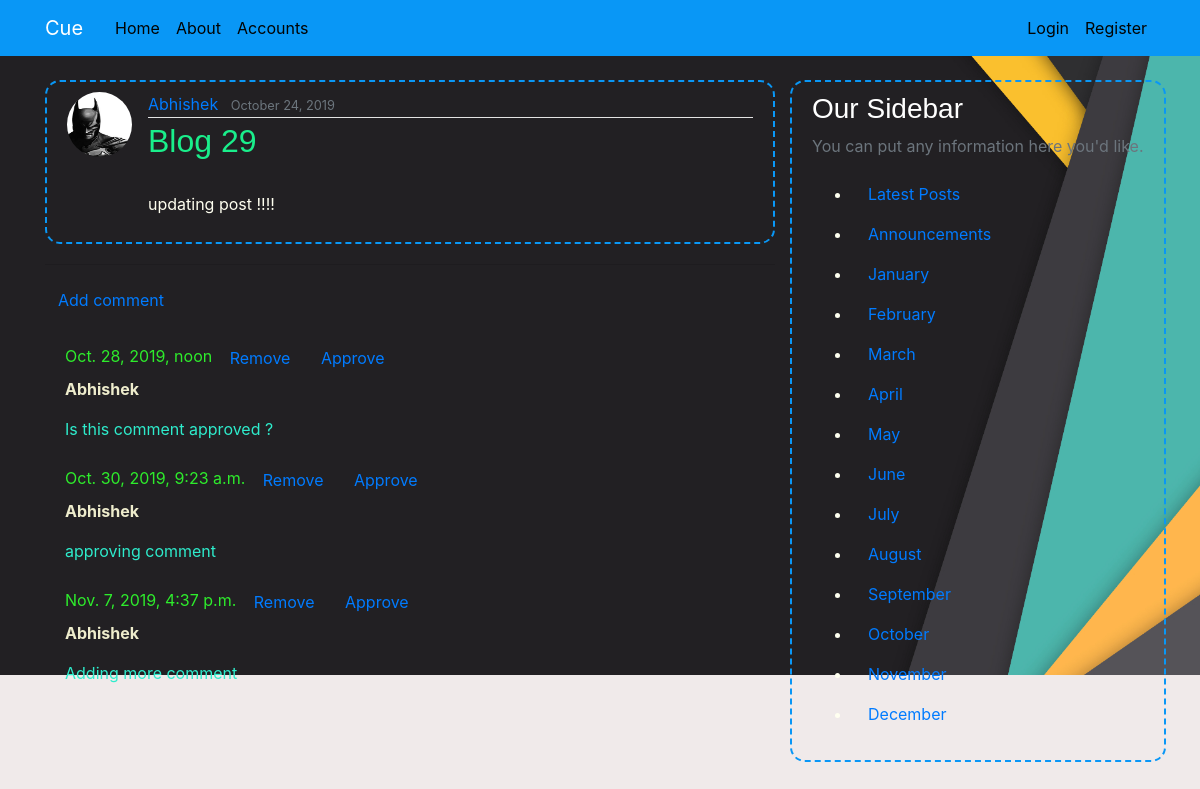
The page /post/30/ on the database its author committed.
### blog/models.py (models this page shows, shortened)
class Post(models.Model):
    title = models.CharField(max_length = 100)
    content = models.TextField()
    date_posted = models.DateTimeField(default=timezone.now)
    author  = models.ForeignKey(User,on_delete=models.CASCADE)
    image = models.ImageField(blank=True,null=True,upload_to='posts_pics')
    positive_votes = models.IntegerField(default=0)
    negative_votes = models.IntegerField(default=0)
    total_points = models.IntegerField(default=0)
    @property
    def image_url(self):
        if self.image:
            img = Image.open(self.image.path)
            if img.height > 600 or img.width > 600:
                output_size = (400,300)
                img.save(self.image.path)
            return self.image.url
        return ''

class Comment(models.Model):
    post = models.ForeignKey('blog.Post', on_delete=models.CASCADE, related_name='comments')
    author = models.CharField(max_length=200)
    text = models.TextField()
    created_date = models.DateTimeField(default=timezone.now)
    approved_comment = models.BooleanField(default=False)#try True here

### users/models.py (models this page shows, shortened)
class Profile(models.Model):
    user = models.OneToOneField(User,on_delete=models.CASCADE)
    image = models.ImageField(default='default.jpg',upload_to='profile_pics')

### blog/views.py (the view)
# urls.py: path('post/<int:pk>/',PostDetailView.as_view(),name = 'post-detail'),
class PostDetailView(DetailView):
    model = Post

### blog/templates/blog/post_detail.html (shortened to what this page needs)
{% extends "blog/base.html" %}
{% block content %}
    <article class="media content-section">
      <img class = "rounded-circle article-img" src = "{{ post.author.profile.image.url }}">
            <div class="media-body">
              <div class="article-metadata">
                 <a class="mr-2" href="{% url 'user-posts' object.author.username %}">{{ object.author }}</a>
                 <small class="text-muted">{{ object.date_posted |date:"F d, Y"}}</small>
            </div>
              <h2 class="article-title" href="#">{{ object.title }}</h2>
              <p class="article-content">{{ object.content }}</p>
       </article>
    <hr>
                <a class="btn" href="{% url 'add_comment_to_post' pk=post.pk %}">Add comment</a>
            {% for comment in post.comments.all %}
                {% if user.is_authenticated or comment.approved_comment %}
                <div class="comment">
                    <div class="date">
                        <font color = "#2eec2c">{{ comment.created_date }}</font>
                            <a class="btn btn-default" href="{% url 'comment_remove' pk=comment.pk %}"> Remove </a>
                            <a class="btn btn-default" href="{% url 'comment_approve' pk=comment.pk %}"> Approve </a>
                    </div>
                    <strong><font color = "#eeeccc"> {{ comment.author }}</font></strong>
                    <p><font color = "#2eeccc"> {{ comment.text|linebreaks }} </font> </p>
                </div>
                {% endif %}
            {% empty %}
                <p>No comments here yet :(</p>
            {% endfor %}
{% endblock content %}

### blog/static/blog/main.css (style rules this page uses)
body { background: #f0eaea; color: #111010; margin-top: 5rem; }
h1, h2, h3 { color: #030202; font-family: Arial, Helvetica, sans-serif; }
.content-section { background:transparent; padding: 10px 20px; border: 2px dashed #0997f6; border-radius: 15px; margin-bottom: 20px; color: #fffff0; }
.article-title { color: #1aee8b; }
.article-content { white-space: pre-line; }
.article-img { height: 65px; width: 65px; margin-right: 16px; }
.article-metadata { padding-bottom: 1px; margin-bottom: 4px; border-bottom: 1px solid #e3e3e3 }
.comment { margin: 20px 0px 20px 20px; }

### rows shown on the page
Post: author.profile.image (picture), author "Abhishek", date_posted "October 24, 2019", title "Blog 29", content "updating post !!!!"
Comment: created_date "Oct. 28, 2019, noon", author "Abhishek"
Comment: created_date "Oct. 30, 2019, 9:23 a.m.", author "Abhishek"
Comment: created_date "Nov. 7, 2019, 4:37 p.m.", author "Abhishek"
